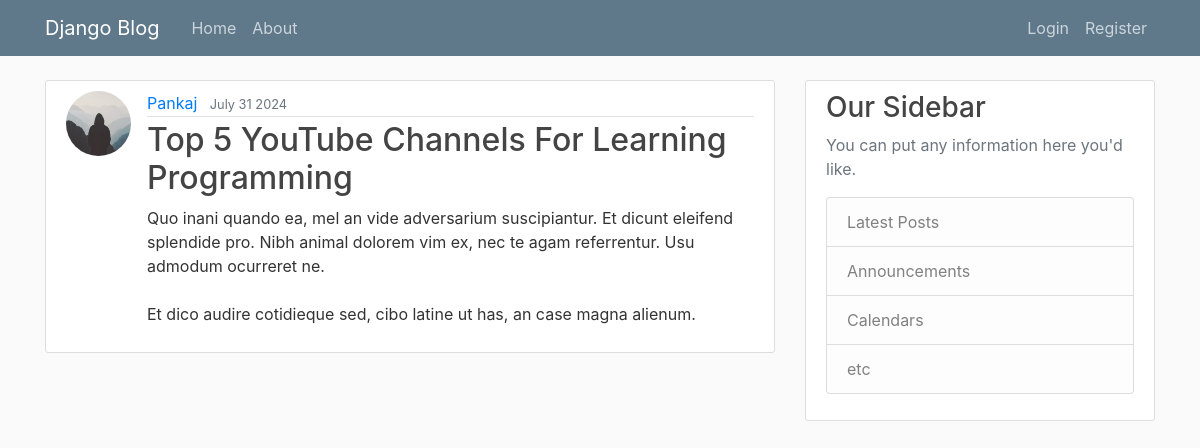
/post/27/, run on the app's committed database.
### blog/models.py (models this page shows, shortened)
class Post(models.Model):
    title = models.CharField(max_length=100)
    content = models.TextField()
    date_posted = models.DateTimeField(default=timezone.now)
    author = models.ForeignKey(User,on_delete=models.CASCADE)

### users/models.py (models this page shows, shortened)
class Profile(models.Model):
    user = models.OneToOneField(User, on_delete=models.CASCADE)
    image = models.ImageField(default='default.jpg', upload_to='profile_pics')

### blog/views.py (the view)
# urls.py: path('post/<int:pk>/', views.detail_page, name="blog-detail"),
def detail_page(request, pk):
    context = {
        'post': Post.objects.get(pk = pk)
    }
    return render(request, 'blog/post_detail.html', context)

### blog/templates/blog/post_detail.html (shortened to what this page needs)
{% extends "blog/base.html" %}
{% block content %}
    <article class="media content-section">
        <img class="rounded-circle article-img" src="{{ post.author.profile.image.url }}">
        <div class="media-body">
        <div class="article-metadata">
            <a class="mr-2" href="#">{{ post.author }}</a>
            <small class="text-muted">{{ post.date_posted|date:"F d Y" }}</small>
        </div>
        <h2 class="article-title">{{ post.title }}</h2>
        <p class="article-content">{{ post.content }}</p>
        </div>
    </article>
{% endblock content %}

### blog/static/blog/main.css (style rules this page uses)
body { background: #fafafa; color: #333333; margin-top: 5rem; }
h1, h2, h3, h4, h5, h6 { color: #444444; }
.content-section { background: #ffffff; padding: 10px 20px; border: 1px solid #dddddd; border-radius: 3px; margin-bottom: 20px; }
.article-title { color: #444444; }
.article-content { white-space: pre-line; }
.article-img { height: 65px; width: 65px; margin-right: 16px; }
.article-metadata { padding-bottom: 1px; margin-bottom: 4px; border-bottom: 1px solid #e3e3e3 }

### data on the page
Post: author.profile.image (placeholder picture), author "Pankaj", date_posted "July 31 2024", title "Top 5 YouTube Channels For Learning Programming", content "Quo inani quando ea, mel an vide adversarium suscipiantur. Et dicunt eleifend splendide pro. Nibh animal dolorem vim ex, nec te agam referrentur. Usu admodum ocurreret ne. Et dico audire cotidieque sed, cibo latine ut has, an case magna alienum."
